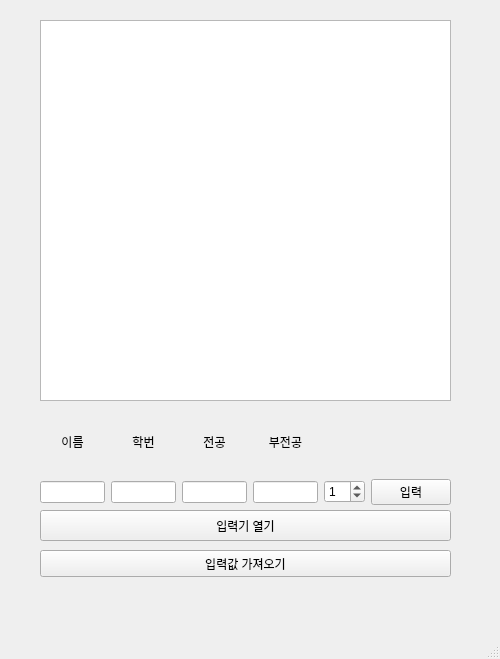
<?xml version="1.0" encoding="UTF-8"?>
<ui version="4.0">
 <class>MainWindow</class>
 <widget class="QMainWindow" name="MainWindow">
  <property name="geometry">
   <rect>
    <x>0</x>
    <y>0</y>
    <width>500</width>
    <height>659</height>
   </rect>
  </property>
  <property name="windowTitle">
   <string>MainWindow</string>
  </property>
  <widget class="QWidget" name="centralwidget">
   <widget class="QTableWidget" name="tableWidget">
    <property name="geometry">
     <rect>
      <x>40</x>
      <y>20</y>
      <width>411</width>
      <height>381</height>
     </rect>
    </property>
   </widget>
   <widget class="QWidget" name="verticalLayoutWidget">
    <property name="geometry">
     <rect>
      <x>40</x>
      <y>410</y>
      <width>411</width>
      <height>95</height>
     </rect>
    </property>
    <layout class="QVBoxLayout" name="verticalLayout">
     <item>
      <layout class="QGridLayout" name="gridLayout">
       <item row="1" column="3">
        <widget class="QLineEdit" name="lineEdit_minor">
         <property name="alignment">
          <set>Qt::AlignCenter</set>
         </property>
        </widget>
       </item>
       <item row="0" column="3">
        <widget class="QLabel" name="label_4">
         <property name="text">
          <string>부전공</string>
         </property>
         <property name="alignment">
          <set>Qt::AlignCenter</set>
         </property>
        </widget>
       </item>
       <item row="1" column="0">
        <widget class="QLineEdit" name="lineEdit_name">
         <property name="alignment">
          <set>Qt::AlignCenter</set>
         </property>
        </widget>
       </item>
       <item row="1" column="1">
        <widget class="QLineEdit" name="lineEdit_snum">
         <property name="alignment">
          <set>Qt::AlignCenter</set>
         </property>
        </widget>
       </item>
       <item row="0" column="0">
        <widget class="QLabel" name="label">
         <property name="text">
          <string>이름</string>
         </property>
         <property name="alignment">
          <set>Qt::AlignCenter</set>
         </property>
        </widget>
       </item>
       <item row="0" column="2">
        <widget class="QLabel" name="label_3">
         <property name="text">
          <string>전공</string>
         </property>
         <property name="alignment">
          <set>Qt::AlignCenter</set>
         </property>
        </widget>
       </item>
       <item row="0" column="1">
        <widget class="QLabel" name="label_2">
         <property name="text">
          <string>학번</string>
         </property>
         <property name="alignment">
          <set>Qt::AlignCenter</set>
         </property>
        </widget>
       </item>
       <item row="1" column="2">
        <widget class="QLineEdit" name="lineEdit_major">
         <property name="alignment">
          <set>Qt::AlignCenter</set>
         </property>
        </widget>
       </item>
       <item row="1" column="5">
        <widget class="QPushButton" name="pushButton">
         <property name="text">
          <string>입력</string>
         </property>
        </widget>
       </item>
       <item row="1" column="4">
        <widget class="QSpinBox" name="spinBox">
         <property name="value">
          <number>1</number>
         </property>
        </widget>
       </item>
      </layout>
     </item>
    </layout>
   </widget>
   <widget class="QPushButton" name="pushButton_sub">
    <property name="geometry">
     <rect>
      <x>40</x>
      <y>510</y>
      <width>411</width>
      <height>31</height>
     </rect>
    </property>
    <property name="text">
     <string>입력기 열기</string>
    </property>
   </widget>
   <widget class="QPushButton" name="pushButton_2">
    <property name="geometry">
     <rect>
      <x>40</x>
      <y>550</y>
      <width>411</width>
      <height>27</height>
     </rect>
    </property>
    <property name="text">
     <string>입력값 가져오기</string>
    </property>
   </widget>
  </widget>
  <widget class="QMenuBar" name="menubar">
   <property name="geometry">
    <rect>
     <x>0</x>
     <y>0</y>
     <width>500</width>
     <height>27</height>
    </rect>
   </property>
  </widget>
  <widget class="QStatusBar" name="statusbar"/>
 </widget>
 <tabstops>
  <tabstop>lineEdit_name</tabstop>
  <tabstop>lineEdit_snum</tabstop>
  <tabstop>lineEdit_major</tabstop>
  <tabstop>lineEdit_minor</tabstop>
  <tabstop>pushButton</tabstop>
  <tabstop>tableWidget</tabstop>
 </tabstops>
 <resources/>
 <connections/>
</ui>
